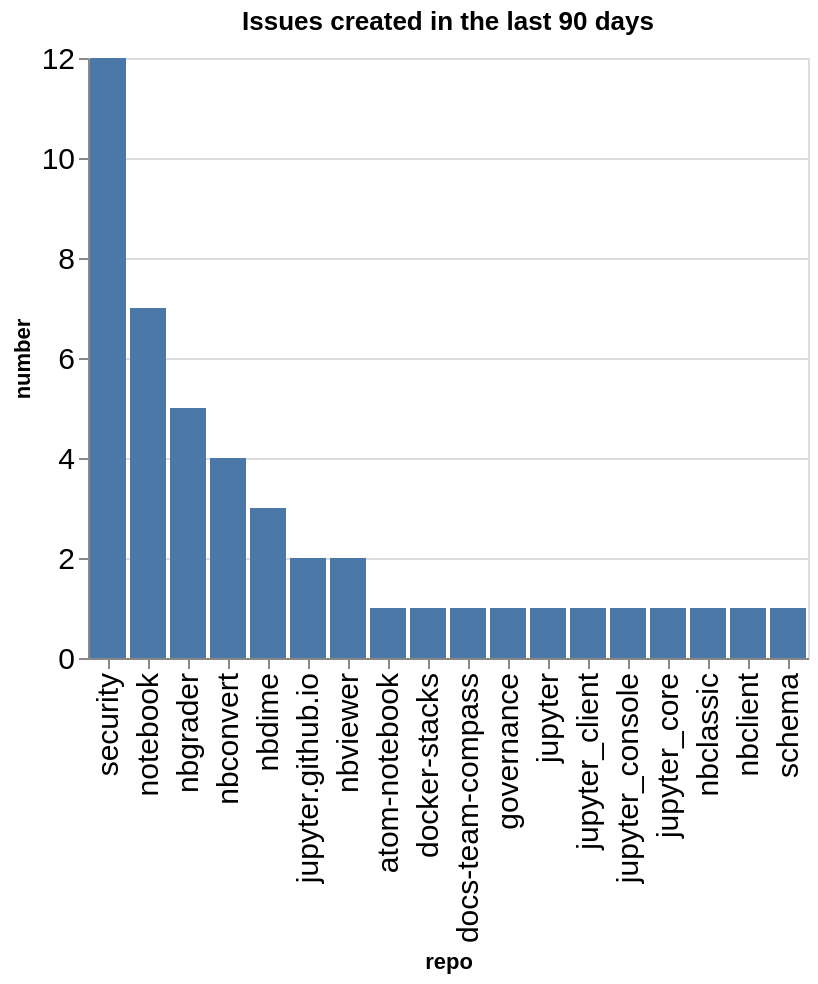

Notebook cell for this chart:
### Code cell
created_counts = created.groupby(['org', 'repo']).count()['number'].reset_index()
created_counts['org/repo'] = created_counts.apply(lambda a: a['org'] + '/' + a['repo'], axis=1)
sorted_vals = created_counts.sort_values(['org', 'number'], ascending=False)['repo'].values
alt.Chart(data=created_counts, title=f"Issues created in the last {n_days} days").mark_bar().encode(
    x=alt.X('repo', sort=alt.Sort(sorted_vals.tolist())),
    y='number',
)

### Figure 1 — Vega-Lite specification as saved in the notebook (floating-point values rounded to 4 significant figures)
{"config": {"axisLeft": {"labelFontSize": 15}, "axisBottom": {"labelFontSize": 15}}, "data": {"name": "data-0ae251c0b2802ad1177b38de08fe4550"}, "mark": {"type": "bar"}, "encoding": {"x": {"field": "repo", "sort": ["security", "notebook", "nbgrader", "nbconvert", "nbdime", "jupyter.github.io", "nbviewer", "atom-notebook", "docker-stacks", "docs-team-compass", "governance", "jupyter", "jupyter_client", "jupyter_console", "jupyter_core", "nbclassic", "nbclient", "schema"], "type": "nominal"}, "y": {"field": "number", "type": "quantitative"}}, "title": "Issues created in the last 90 days", "$schema": "https://vega.github.io/schema/vega-lite/v5.20.1.json", "datasets": {"data-0ae251c0b2802ad1177b38de08fe4550": [{"org": "jupyter", "repo": "atom-notebook", "number": 1, "org/repo": "jupyter/atom-notebook"}, {"org": "jupyter", "repo": "docker-stacks", "number": 1, "org/repo": "jupyter/docker-stacks"}, {"org": "jupyter", "repo": "docs-team-compass", "number": 1, "org/repo": "jupyter/docs-team-compass"}, {"org": "jupyter", "repo": "governance", "number": 1, "org/repo": "jupyter/governance"}, {"org": "jupyter", "repo": "jupyter", "number": 1, "org/repo": "jupyter/jupyter"}, {"org": "jupyter", "repo": "jupyter.github.io", "number": 2, "org/repo": "jupyter/jupyter.github.io"}, {"org": "jupyter", "repo": "jupyter_client", "number": 1, "org/repo": "jupyter/jupyter_client"}, {"org": "jupyter", "repo": "jupyter_console", "number": 1, "org/repo": "jupyter/jupyter_console"}, {"org": "jupyter", "repo": "jupyter_core", "number": 1, "org/repo": "jupyter/jupyter_core"}, {"org": "jupyter", "repo": "nbclassic", "number": 1, "org/repo": "jupyter/nbclassic"}, {"org": "jupyter", "repo": "nbclient", "number": 1, "org/repo": "jupyter/nbclient"}, {"org": "jupyter", "repo": "nbconvert", "number": 4, "org/repo": "jupyter/nbconvert"}, {"org": "jupyter", "repo": "nbdime", "number": 3, "org/repo": "jupyter/nbdime"}, {"org": "jupyter", "repo": "nbgrader", "number": 5, "org/repo": "jupyter/nbgrader"}, {"org": "jupyter", "repo": "nbviewer", "number": 2, "org/repo": "jupyter/nbviewer"}, {"org": "jupyter", "repo": "notebook", "number": 7, "org/repo": "jupyter/notebook"}, {"org": "jupyter", "repo": "schema", "number": 1, "org/repo": "jupyter/schema"}, {"org": "jupyter", "repo": "security", "number": 12, "org/repo": "jupyter/security"}]}}
